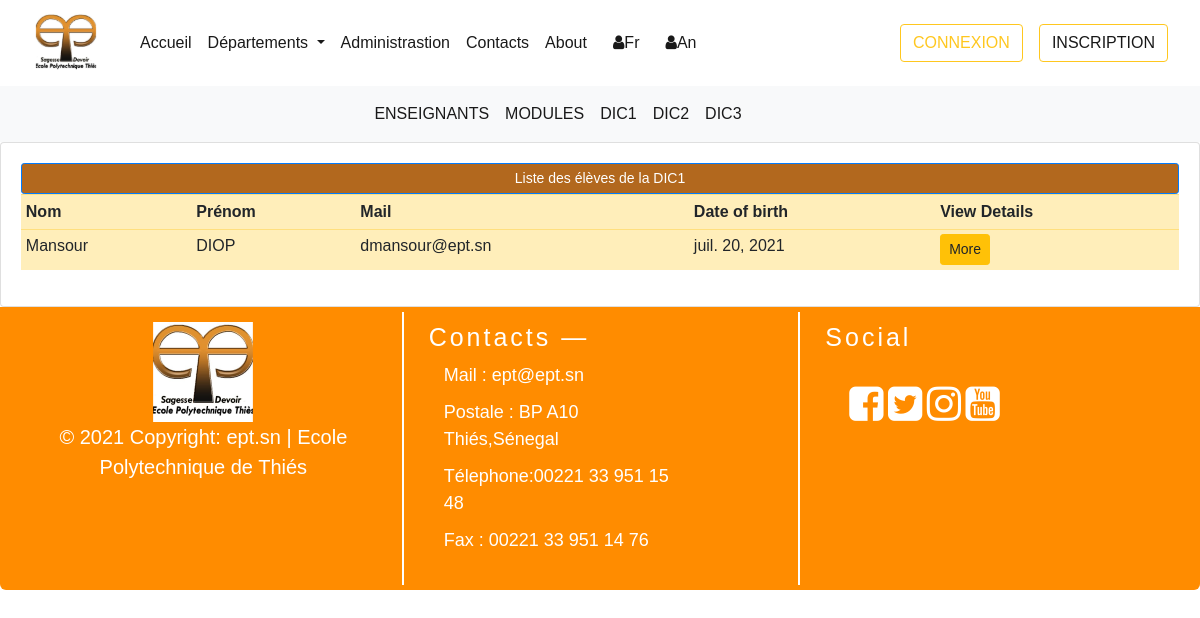
The page /fr/departements/meca/dic1 on the database its author committed.
### departements/models.py (models this page shows, shortened)
class Utilisateur(models.Model):  # COMM0N
    first_name = models.CharField(max_length=300, null=True)
    last_name = models.CharField(max_length=300, null=True)
    mail_user =  models.EmailField(max_length=300, null= True)
    class Meta:
        abstract = True

class EtudiantModel(Utilisateur):  # STUDENT
    CATEGORY = (
            ('GIT', 'GIT'),
            ('GEM', 'GEM'),
            ('GC', 'GC'),
            ('AERO', 'AERO'),
            ('TC', 'TC')
        )
    LEVEL = (
            ('TC1', 'TC1'),
            ('TC2', 'TC2'),
            ('DIC1', 'DIC1'),
            ('DIC2', 'DIC2'),
            ('DIC3', 'DIC3')
        )
    date_of_birth = models.DateField(null=True)
    place_of_birth = models.CharField(max_length=300, null=True)
    depart = models.CharField(max_length = 200, null = True, choices = CATEGORY)
    ma_classe = models.CharField(max_length = 200, null = True, choices = LEVEL )
    class Meta :
        verbose_name = "Etudiant"

### departements/views.py (the view)
# urls.py: path("departements/meca/dic1", dic1_meca, name = "dic1_meca"),
def dic1_meca(request):
    students = EtudiantModel.objects.filter(ma_classe = 'DIC1').filter(depart = 'GEM')
    context = {'students': students, "classe" : "DIC1"}
    return render(request, "departements/dept_meca/dic1.html", context)

### templates/departements/dept_meca/dic1.html (shortened to what this page needs)
{% extends "home/base.html" %}
{% block content %}
{% include 'departements/dept_meca/menu_nav_dep_meca.html' %}
<div class="container">
    <div class="row">
        <div class="col-md-12">
            <div class="card card-body">
                <span class="btn btn-primary btn-sm btn-block" style="background-color:#b2681e;">Liste des élèves de la {{classe}} </span>
                <table class="table table-sm table-warning">
                    <tr>
                        <th>Nom</th>
                        <th>Prénom</th>
                        <th>Mail</th>
                        <th>Date of birth</th>
                        <th>View Details</th>
                    </tr>
                    {% for student in students %}
                        <tr>
                            <td>{{ student.first_name }}</td>
                            <td>{{ student.last_name |upper }}</td>
                            <td>{{ student.mail_user }}</td>
                            <td>{{ student.date_of_birth }}</td>
                            <td><a class="btn btn-sm btn-warning" href="{% url 'dic1meca_details' student.id %}">More</a></td>
                        </tr>
                    {% endfor%}
                </table>
            </div>
        </div>
    </div>
{% endblock %}

### templates/home/connexion.html (style rules this page uses)
body { font-family: Arial, Helvetica, sans-serif; }

### rows shown on the page
EtudiantModel: ma_classe "DIC1", first_name "Mansour", last_name "DIOP", mail_user "dmansour@ept.sn", date_of_birth "juil. 20, 2021"
